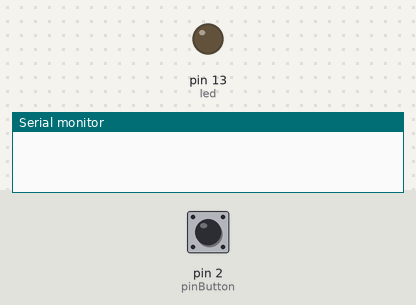
Bench run of a sketch on a simulated Arduino Uno, built with avr-gcc and run on an emulated ATmega328P. On the bench: output pins drawn as LEDs (lit = HIGH), the last lines printed to the serial monitor. The inputs (shaded band) are chosen by the test bench; at power-on: pin 2 (pinButton) LOW.

Above: at 1.8 s.
1.9 s: pin 2 (pinButton) pulled HIGH for 3.2 s
At 6.2 s:
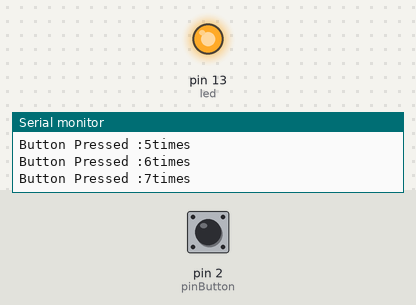
6.6 s: pin 2 (pinButton) pulled HIGH for 0.6 s
At 8.0 s:
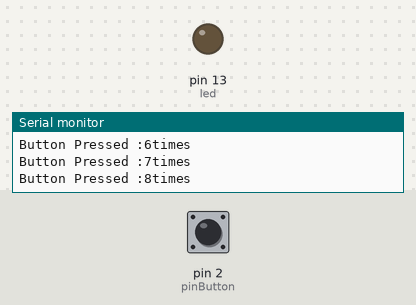
Timing chart, 0 to 9.6 s (numbered marks = the images above; inputs shaded):
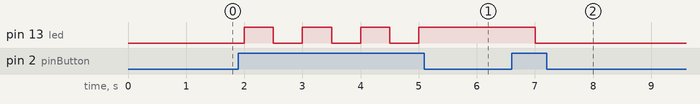

The sketch:

pressbutton_LED.ino
```cpp
int led=13;
int pinButton=2;
int counter=0;

void setup() {
  // put your setup code here, to run once:
pinMode(led,OUTPUT);
pinMode(pinButton,INPUT);
Serial.begin(9600);
}
void loop() {
  // put your main code here, to run repeatedly:
  int stateButton =digitalRead(pinButton);
  if (stateButton == 1){
  counter = counter+1;
  Serial.println("Button Pressed :" + String(counter) + "times" );
  if(counter % 2 == 1)
     {
  digitalWrite(led,HIGH);}
  else{
  digitalWrite(led,LOW);}
  }
   delay(500);
}
```

Measured:
- after the input at 1.9 s, pin 13 (led): alternates HIGH for 0.50 s and LOW for 0.50 s, 7 changes in all, then stays HIGH, starting after 0.10 s
- after the input at 6.6 s, pin 13 (led): HIGH → LOW after 0.40 s
